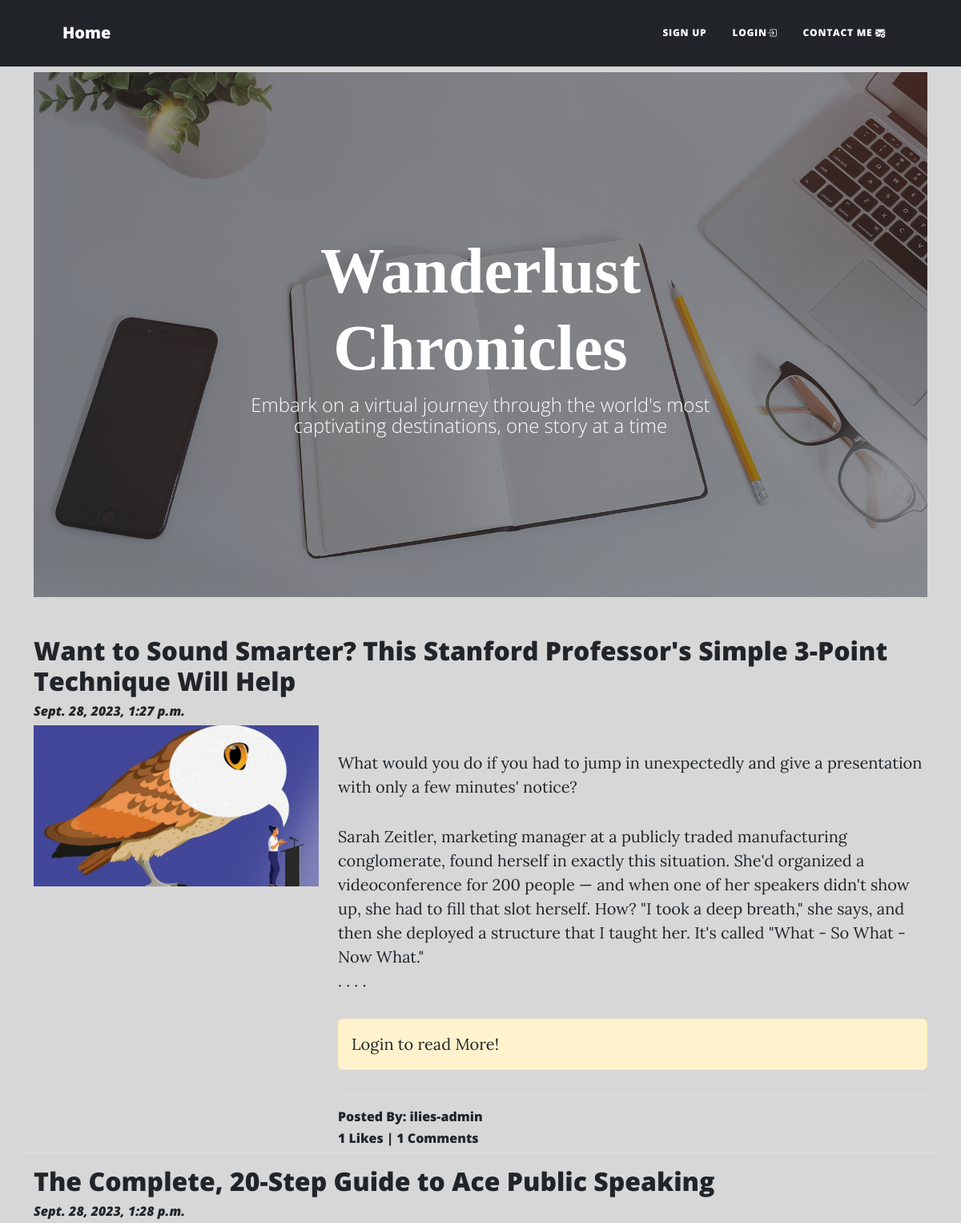
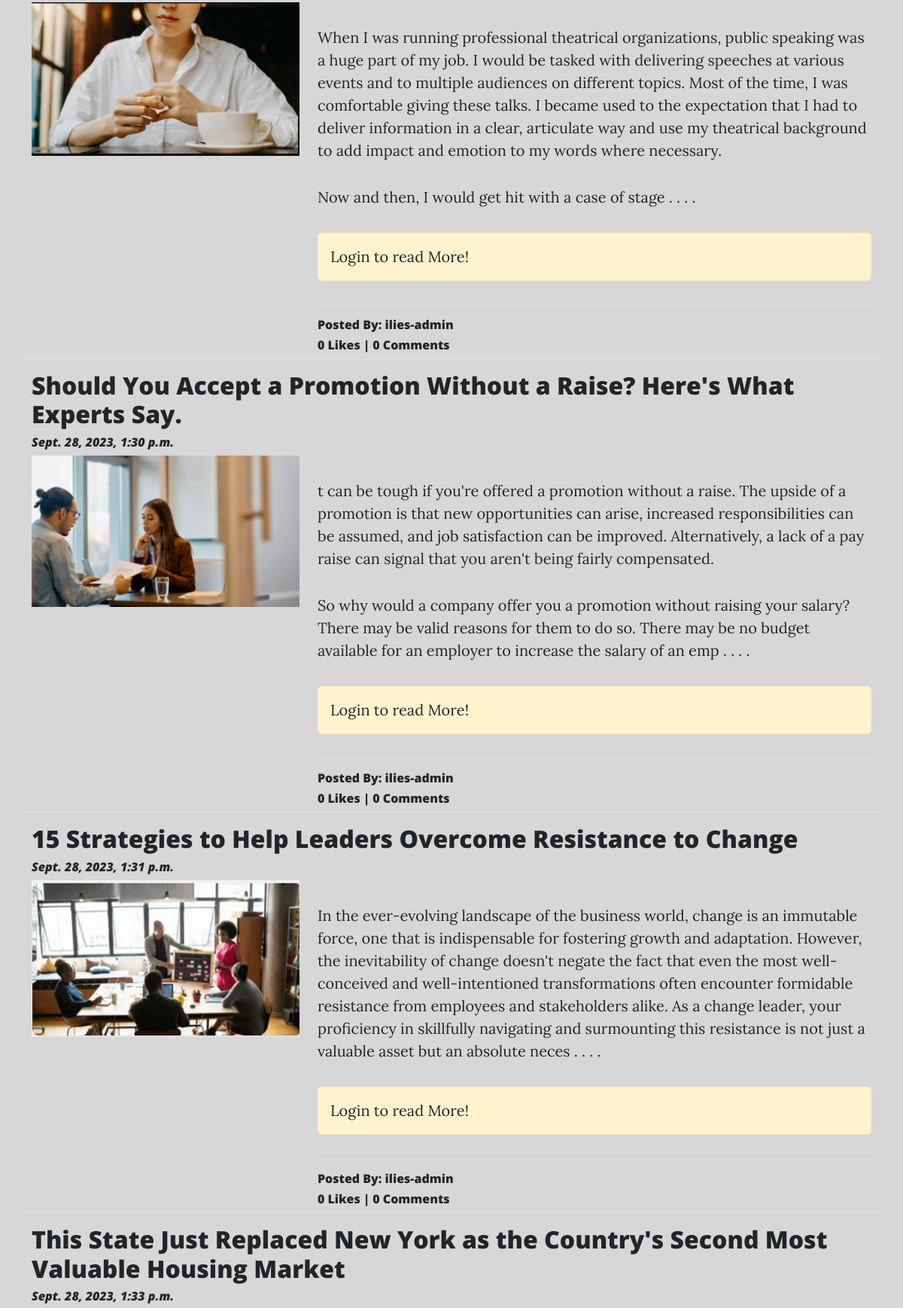
Screenshot of /blog/ (upper part) with the database file from the repository (2 pictures, top to bottom).
### App_Blog/models.py (models this page shows, shortened)
class Blog(models.Model):
    author = models.ForeignKey(User ,on_delete=models.CASCADE, related_name='post_author')
    blog_title = models.CharField(max_length=264,verbose_name='Put a title')
    slug = models.SlugField(max_length=264, unique=True)
    blog_content = models.TextField(verbose_name='what is on you mind ?')
    blog_image = models.ImageField(upload_to='blog_images',verbose_name='Blog Image')
    publish_date = models.DateTimeField(auto_now_add=True)
    update_date = models.DateTimeField(auto_now=True)
    class Meta:
        ordering = ['-publish_date']

### App_Blog/views.py (the view)
# urls.py: path('',views.BlogList.as_view(), name='blog_list'),
class BlogList(ListView):
    context_object_name = 'blogs'
    model = Blog
    template_name = 'App_Blog/blog_list.html'
    queryset = Blog.objects.order_by('publish_date')

### App_Blog/templatetags/custom_filters.py (called while the page is built)
def range_filter(value):
    return value[0:500] +" . . . ."

### templates/App_Blog/blog_list.html (shortened to what this page needs)
{% extends 'base.html' %}
{% load custom_filters %}
{% load static %}
{% block body_block %}
<header class="masthead " style="background-image: url('/media/home-bg.jpg')">
     <div class="container position-relative px-4 px-lg-5">
         <div class="row gx-4 gx-lg-5 justify-content-center">
             <div class="col-md-10 col-lg-8 col-xl-7">
                 <div class="site-heading">
                     <h1 class="Chronicles">Wanderlust Chronicles</h1>
                     <span class="subheading">Embark on a virtual journey through the world's most captivating destinations, one story at a time</span>
                 </div>
             </div>
         </div>
     </div>
   </header>
        {% for blog in blogs %}
        <h2>{{ blog.blog_title }}</h2>
        <h6><i>{{ blog.publish_date }}</i></h6>
        <div class="row">
           <div class="col-sm-4">
                <img src="/media/{{blog.blog_image}}" alt="{{ blog.blog_title }}" title="{{ blog.blog_title }}" width="100%">
           </div>
           <div class="col-sm-8">
                <p>{{ blog.blog_content|range_filter|linebreaks }}
                    {% if user.is_authenticated %}
                    <a href="{% url 'App_Blog:blog_details' slug=blog.slug %}">Read More</a>
                    {% else %}
                    <div class="alert alert-warning" role="alert">
                       <a href="{% url 'App_Login:signin' %}">Login to read More!</a>
                      </div>
                    {% endif %}
                </p>
                <hr>
                <h6>Posted By: <a href="#">{{ blog.author }}</a></h6>
                <h6>{{ blog.liked_blog.count }} Likes | {{ blog.blog_comment.count }} Comments</h6>
           </div>
            <hr>
        </div>
        {% endfor %}
{% endblock body_block %}

### rows the page displays
Blog: blog_title "Want to Sound Smarter? This Stanford Professor's Simple 3-Point Technique Will Help", publish_date "Sept. 28, 2023, 1:27 p.m.", blog_image (picture), blog_content|range_filter "What would you do if you had to jump in unexpectedly and give a presentation with only a few minutes' notice? Sarah Zeitler, marketing manager at a publicly traded manufacturing conglomerate, found herself in exactly this situation. She'd organized a videoconference for 200 people — and when one of her speakers didn't show up, she had to fill that slot herself. How? \"I took a deep breath,\" she says, and then she deployed a structure that I taught her. It's called \"What - So What - Now What.\" . . . .", shows "Login to read More!", author "ilies-admin", liked_blog.count "1", blog_comment.count "1"
Blog: blog_title "The Complete, 20-Step Guide to Ace Public Speaking", publish_date "Sept. 28, 2023, 1:28 p.m.", blog_image (picture), blog_content|range_filter "When I was running professional theatrical organizations, public speaking was a huge part of my job. I would be tasked with delivering speeches at various events and to multiple audiences on different topics. Most of the time, I was comfortable giving these talks. I became used to the expectation that I had to deliver information in a clear, articulate way and use my theatrical background to add impact and emotion to my words where necessary. Now and then, I would get hit with a case of stage . . . .", shows "Login to read More!", author "ilies-admin", liked_blog.count "0", blog_comment.count "0"
Blog: blog_title "Should You Accept a Promotion Without a Raise? Here's What Experts Say.", publish_date "Sept. 28, 2023, 1:30 p.m.", blog_image (picture), blog_content|range_filter "t can be tough if you're offered a promotion without a raise. The upside of a promotion is that new opportunities can arise, increased responsibilities can be assumed, and job satisfaction can be improved. Alternatively, a lack of a pay raise can signal that you aren't being fairly compensated. So why would a company offer you a promotion without raising your salary? There may be valid reasons for them to do so. There may be no budget available for an employer to increase the salary of an emp . . . .", shows "Login to read More!", author "ilies-admin", liked_blog.count "0", blog_comment.count "0"
Blog: blog_title "15 Strategies to Help Leaders Overcome Resistance to Change", publish_date "Sept. 28, 2023, 1:31 p.m.", blog_image (picture), blog_content|range_filter "In the ever-evolving landscape of the business world, change is an immutable force, one that is indispensable for fostering growth and adaptation. However, the inevitability of change doesn't negate the fact that even the most well-conceived and well-intentioned transformations often encounter formidable resistance from employees and stakeholders alike. As a change leader, your proficiency in skillfully navigating and surmounting this resistance is not just a valuable asset but an absolute neces . . . .", shows "Login to read More!", author "ilies-admin", liked_blog.count "0", blog_comment.count "0"
Blog: blog_title "This State Just Replaced New York as the Country's Second Most Valuable Housing Market", publish_date "Sept. 28, 2023, 1:33 p.m."
